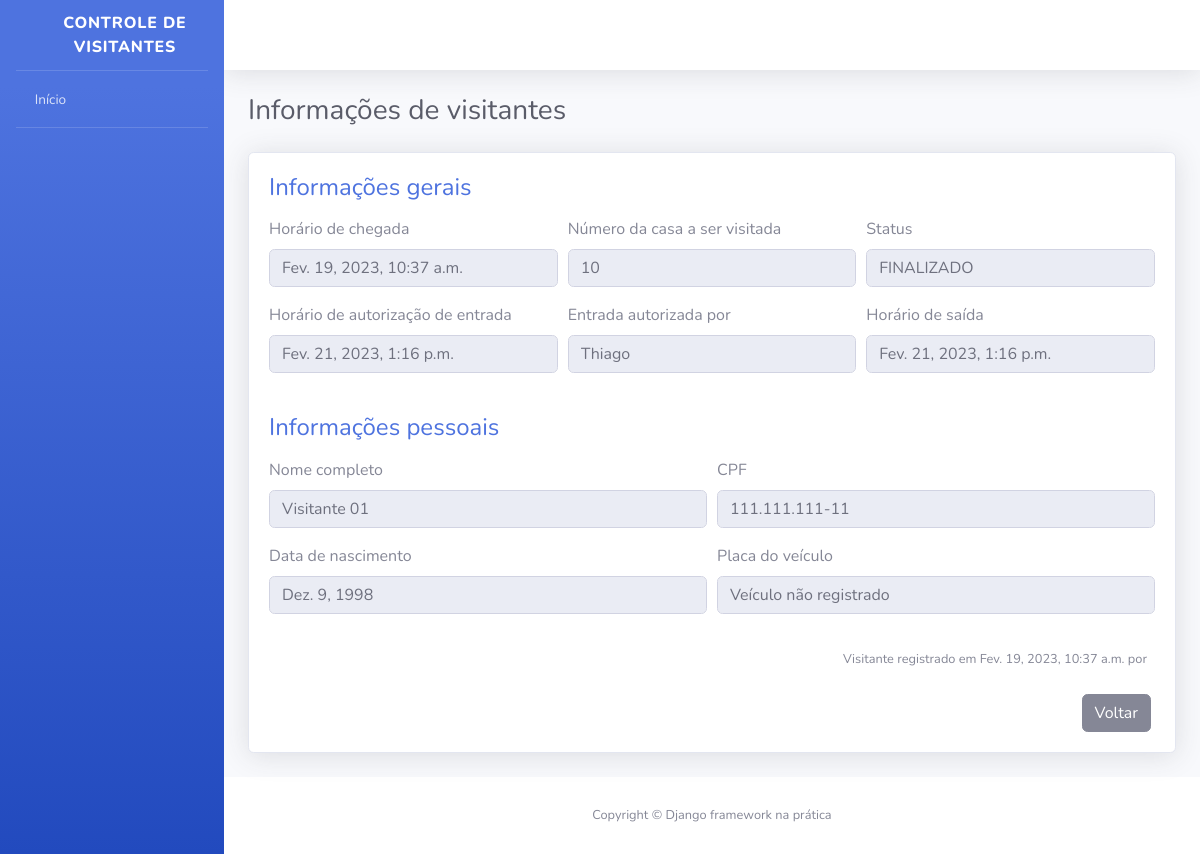
Page /visitantes/1/ (signed in) on the committed database.
### apps/visitantes/models.py (models this page shows, shortened)
class Visitante(models.Model):
    STATUS_VISITANTE = [
        ("AGUARDANDO","Aguardando autorização"),
        ("EM_VISITA", "Em visita"),
        ("FINALIXADO", "Visita finalizada")
    ]
    status = models.CharField(
        verbose_name="Status",
        max_length=10,
        choices=STATUS_VISITANTE,
        default="AGUARDANDO"
    )
    nome_completo = models.CharField(
        verbose_name="Nome Completo",
        max_length=194
    )
    cpf = models.CharField(
        verbose_name="CPF",
        max_length=11
    )
    data_nascimento = models.DateField(
        verbose_name="Data de nascimento",
        auto_now_add=False,
        auto_now=False,
    )
    numero_casa = models.PositiveSmallIntegerField(
        verbose_name="Número da casa a ser visitada"
    )
    placa_veiculo = models.CharField(
        verbose_name="Placa de veículo",
        max_length=7,
        blank=True,
        null=True,
    )
    horario_chegada = models.DateTimeField(
        verbose_name="Horário de chegada na portaria",
        auto_now_add=True
    )
    horario_saida = models.DateTimeField(
        verbose_name="Horário de saída do condomínio",
        auto_now=False,
        blank=True,
        null=True
    )
    horario_autorizacao = models.DateTimeField(
        verbose_name="Horário de autorização de entrada",
        auto_now=False,
        blank=True,
        null=True
    )
    morador_responsavel = models.CharField(
        verbose_name="Nome do morador responsável por autorizar a entrada do visitante",
        max_length=194,
        blank=True
    )
    resgistrado_por = models.ForeignKey(
        "porteiros.Porteiro",
        verbose_name="Porteiro responsável pelo registro",
        on_delete=models.PROTECT
    )
    def get_horario_saida(self):
        if self.horario_saida:
            return self.horario_saida
        return "Horário de saída não registrado"
    def get_horario_autorizacao(self):
        if self.horario_autorizacao:
            return self.horario_autorizacao
        return "Visitante aguardando autorização"
    def get_morador_responsavel(self):
        if self.morador_responsavel:
            return self.morador_responsavel
        return "Visitante aguardando autorização"
    def get_placa_veiculo(self):
        if self.placa_veiculo:
            return self.placa_veiculo
        return "Veículo não registrado"
    def get_cpf(self):
        if self.cpf:
            cpf = str(self.cpf)
            cpf_parte_1 = cpf[0:3]
            cpf_parte_2 = cpf[3:6]
            cpf_parte_3 = cpf[6:9]
            cpf_parte_4 = cpf[9:]
            cpf_formatado = f"{cpf_parte_1}.{cpf_parte_2}.{cpf_parte_3}-{cpf_parte_4}"
            return cpf_formatado
    class Meta:
        verbose_name = "visitante"
        verbose_name_plural ="Visitantes"
        db_table = "visitante"

### apps/visitantes/views.py (the view, shortened to what this page needs)
@login_required
def informacoes_visitantes(request, id):
    visitante = get_object_or_404(
        Visitante,
        id=id
    )
    form = AutorizaVisitanteForm()
    if request.method == "POST":
        form = AutorizaVisitanteForm(
            request.POST,
            instance=visitante
        )
    context = {
        "nome_pagina": "Informações de visitantes",
        "visitante": visitante,
        "form":form
    }
    return render(request, "informacoes_visitante.html",context)

### apps/visitantes/forms.py
class AutorizaVisitanteForm(forms.ModelForm):
    morador_responsavel = forms.CharField(required=True)
    class Meta:
        model = Visitante
        fields = [
            "morador_responsavel"
        ]
        error_messages = {
            "morador_responsavel":{
                "required": "Por favor informe o nome do morador responsável por autorizar a entrada do visitante"
            }
        }

### templates/informacoes_visitante.html (shortened to what this page needs)
{% extends "base.html" %}
{% load widget_tweaks %}
{% block conteudo %}
<div class="container">
    <div class="d-sm-flex align-items-center justify-content-between mb-4">
        <h1 class="h3 mb-0 text-gray-800">{{ nome_pagina }}</h1>
    </div>
    <div class="card shadow mb-4">
        <div class="card-body">
            <h4 class="mb-3 text-primary">
                Informações gerais
            </h4>
            <form>
                <div class="form-row">
                    <div class="form-group col-md-4">
                        <label>Horário de chegada</label>
                        <input type="text" class="form-control" value="{{ visitante.horario_chegada }}" disabled>
                    </div>
                    <div class="form-group col-md-4">
                        <label>Número da casa a ser visitada</label>
                        <input type="text" class="form-control" value="{{ visitante.numero_casa}}" disabled>
                    </div>
                    <div class="form-group col-md-4">
                        <label>Status</label>
                        <input type="text" class="form-control" value="{{ visitante.get_status_display}}" disabled>
                    </div>
                </div>
                <div class="form-row">
                    <div class="form-group col-md-4">
                        <label>Horário de autorização de entrada</label>
                        <input type="text" class="form-control" value="{{ visitante.get_horario_autorizacao }}" disabled>
                    </div>
                    <div class="form-group col-md-4">
                        <label>Entrada autorizada por</label>
                        <input type="text" class="form-control" value="{{ visitante.get_morador_responsavel }}" disabled>
                    </div>
                    <div class="form-group col-md-4">
                        <label>Horário de saída</label>
                        <input type="text" class="form-control" value="{{ visitante.get_horario_saida }}" disabled>
                    </div>
                </div>
            </form>
            <h4 class="mb-3 mt-4 text-primary">
                Informações pessoais
            </h4>
            <form>
                <div class="form-row">
                    <div class="form-group col-md-6">
                        <label>Nome completo</label>
                        <input type="text" class="form-control" value="{{ visitante.nome_completo }}" disabled>
                    </div>
                    <div class="form-group col-md-6">
                        <label>CPF</label>
                        <input type="text" class="form-control" value="{{ visitante.get_cpf }}" disabled>
                    </div>
                </div>
                <div class="form-row">
                    <div class="form-group col-md-6">
                        <label>Data de nascimento</label>
                        <input type="text" class="form-control" value="{{ visitante.data_nascimento }}" disabled>
                    </div>
                    <div class="form-group col-md-6">
                        <label>Placa do veículo</label>
                        <input type="text" class="form-control" value="{{ visitante.get_placa_veiculo }}" disabled>
                    </div>
                </div>
            </form>
            <p class="mr-2 mt-3 mb-4 text-right">
                <small>
                    Visitante registrado em {{ visitante.horario_chegada }} por {{ visitante.registrado_por }}
                </small>
            </p>
            <div class="mr-1 text-right">
                <a href="{% url 'index' %}" class="btn btn-secondary text-white" type="button">
                    <span class="text">Voltar</span>
                </a>
            </div>
        </div>
    </div>
</div>
{% endblock %}

### rows in the picture
Visitante: horario_chegada "Fev. 19, 2023, 10:37 a.m.", numero_casa "10", status "FINALIZADO", get_horario_autorizacao "Fev. 21, 2023, 1:16 p.m.", get_morador_responsavel "Thiago", get_horario_saida "Fev. 21, 2023, 1:16 p.m.", nome_completo "Visitante 01", get_cpf "111.111.111-11", data_nascimento "Dez. 9, 1998", get_placa_veiculo "Veículo não registrado"

### other values in the picture
{{ nome_pagina }} "Informações de visitantes"
